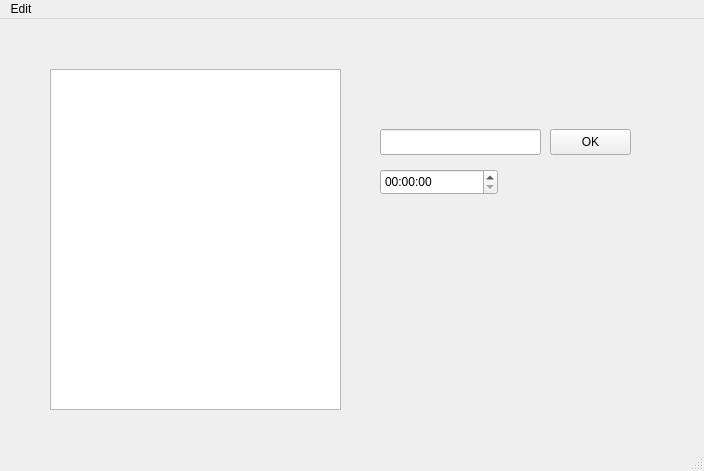
<?xml version="1.0" encoding="UTF-8"?>
<ui version="4.0">
 <class>Test_file_qt</class>
 <widget class="QMainWindow" name="Test_file_qt">
  <property name="geometry">
   <rect>
    <x>0</x>
    <y>0</y>
    <width>704</width>
    <height>471</height>
   </rect>
  </property>
  <property name="windowTitle">
   <string>Test_file_qt</string>
  </property>
  <widget class="QWidget" name="centralwidget">
   <widget class="QTableWidget" name="tableWidget">
    <property name="geometry">
     <rect>
      <x>50</x>
      <y>50</y>
      <width>291</width>
      <height>341</height>
     </rect>
    </property>
   </widget>
   <widget class="QPushButton" name="pushButton">
    <property name="geometry">
     <rect>
      <x>550</x>
      <y>110</y>
      <width>81</width>
      <height>26</height>
     </rect>
    </property>
    <property name="text">
     <string>OK</string>
    </property>
   </widget>
   <widget class="QLineEdit" name="lineEdit">
    <property name="geometry">
     <rect>
      <x>380</x>
      <y>110</y>
      <width>161</width>
      <height>26</height>
     </rect>
    </property>
   </widget>
   <widget class="QTimeEdit" name="timeEdit">
    <property name="geometry">
     <rect>
      <x>380</x>
      <y>150</y>
      <width>118</width>
      <height>26</height>
     </rect>
    </property>
   </widget>
  </widget>
  <widget class="QMenuBar" name="menubar">
   <property name="geometry">
    <rect>
     <x>0</x>
     <y>0</y>
     <width>704</width>
     <height>33</height>
    </rect>
   </property>
   <widget class="QMenu" name="menuEdit">
    <property name="title">
     <string>Edit</string>
    </property>
    <addaction name="actionTrades"/>
   </widget>
   <addaction name="menuEdit"/>
  </widget>
  <widget class="QStatusBar" name="statusbar"/>
  <action name="actionTrades">
   <property name="text">
    <string>Trades</string>
   </property>
  </action>
 </widget>
 <resources/>
 <connections/>
</ui>
